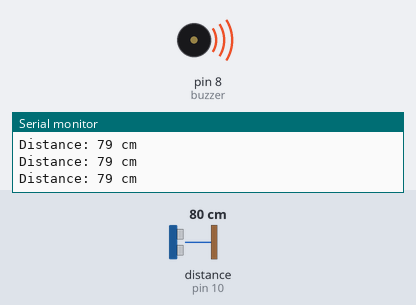
The sketch below on a simulated Arduino Uno, built with avr-gcc and run on an emulated ATmega328P. On the bench: buzzer (waves = sounding, pin HIGH), the last lines printed to the serial monitor. Wiring (inferred from the names in the program): ultrasonic range finder: trigger pin 9; echo pin 10. The test bench sets the inputs (shaded band); at power-on: distance to the obstacle (sensor on pin 10) 80 cm. The echo pulse lasts 58.3 µs per cm; pins used as bus, display or sensor lines are not drawn.

Above: at 1.2 s.
1.3 s: distance to the obstacle (sensor on pin 10) set to 114 cm
2.8 s: distance to the obstacle (sensor on pin 10) set to 123 cm
At 3.6 s:
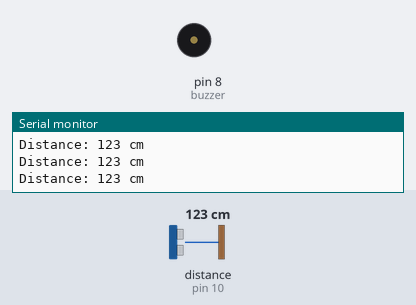
4.3 s: distance to the obstacle (sensor on pin 10) set to 2 cm
At 4.9 s:
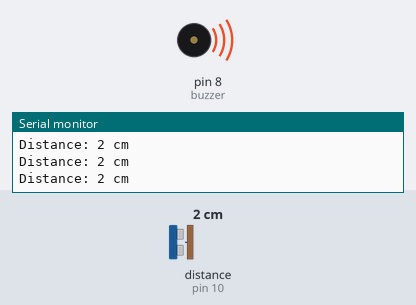
5.8 s: distance to the obstacle (sensor on pin 10) set to 120 cm
At 6.8 s:
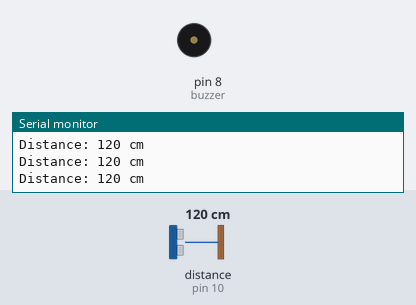
Timing chart, 0 to 8.4 s (numbered marks = the images above; inputs shaded):
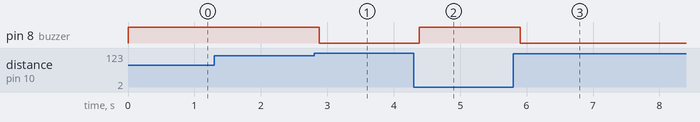

The sketch:

code.ino
```cpp
// Pins for Ultrasonic Sensor HC-SR04
const int trigPin = 9;
const int echoPin = 10;
const int buzzer = 8;

// Configurable threshold for obstacle detection
const int safetyDistance = 120;

long duration;
int distance;

void setup() {
  pinMode(trigPin, OUTPUT);
  pinMode(echoPin, INPUT);
  pinMode(buzzer, OUTPUT);

  // High baud rate is supported in Tinkercad for faster Serial Monitor updates
  Serial.begin(9600);
}

void loop() {
  // Clear the trigger pin
  digitalWrite(trigPin, LOW);
  delayMicroseconds(2);

  // Send a 10 microsecond pulse to trigger the sensor
  digitalWrite(trigPin, HIGH);
  delayMicroseconds(10);
  digitalWrite(trigPin, LOW);

  // Measure the duration of the returning pulse
  duration = pulseIn(echoPin, HIGH);

  // Calculate distance: (speed of sound * time) / 2
  // Using 0.0344 for slightly higher precision in cm/us
  distance = duration * 0.0344 / 2;

  // Threshold logic: Trigger buzzer if an object is within safety range
  // Tinkercad ultrasonic sensor returns 0 or large values if out of range
  if (distance > 0 && distance < safetyDistance) {
    digitalWrite(buzzer, HIGH);
  } else {
    digitalWrite(buzzer, LOW);
  }

  // Serial Monitor feedback for debugging the simulation
  Serial.print("Distance: ");
  Serial.print(distance);
  Serial.println(" cm");

  // 100ms delay offers a good balance between responsiveness and simulation stability
  delay(100);
}
```

Measured:
- the behaviour switches between 119 and 120 cm on distance to the obstacle (sensor on pin 10) (found by bisection; images 0 and 1)
- after the input at 2.8 s, pin 8 (buzzer): HIGH → LOW after 0.08 s
- after the input at 4.3 s, pin 8 (buzzer): LOW → HIGH after 0.09 s
- after the input at 5.8 s, pin 8 (buzzer): HIGH → LOW after 0.11 s
